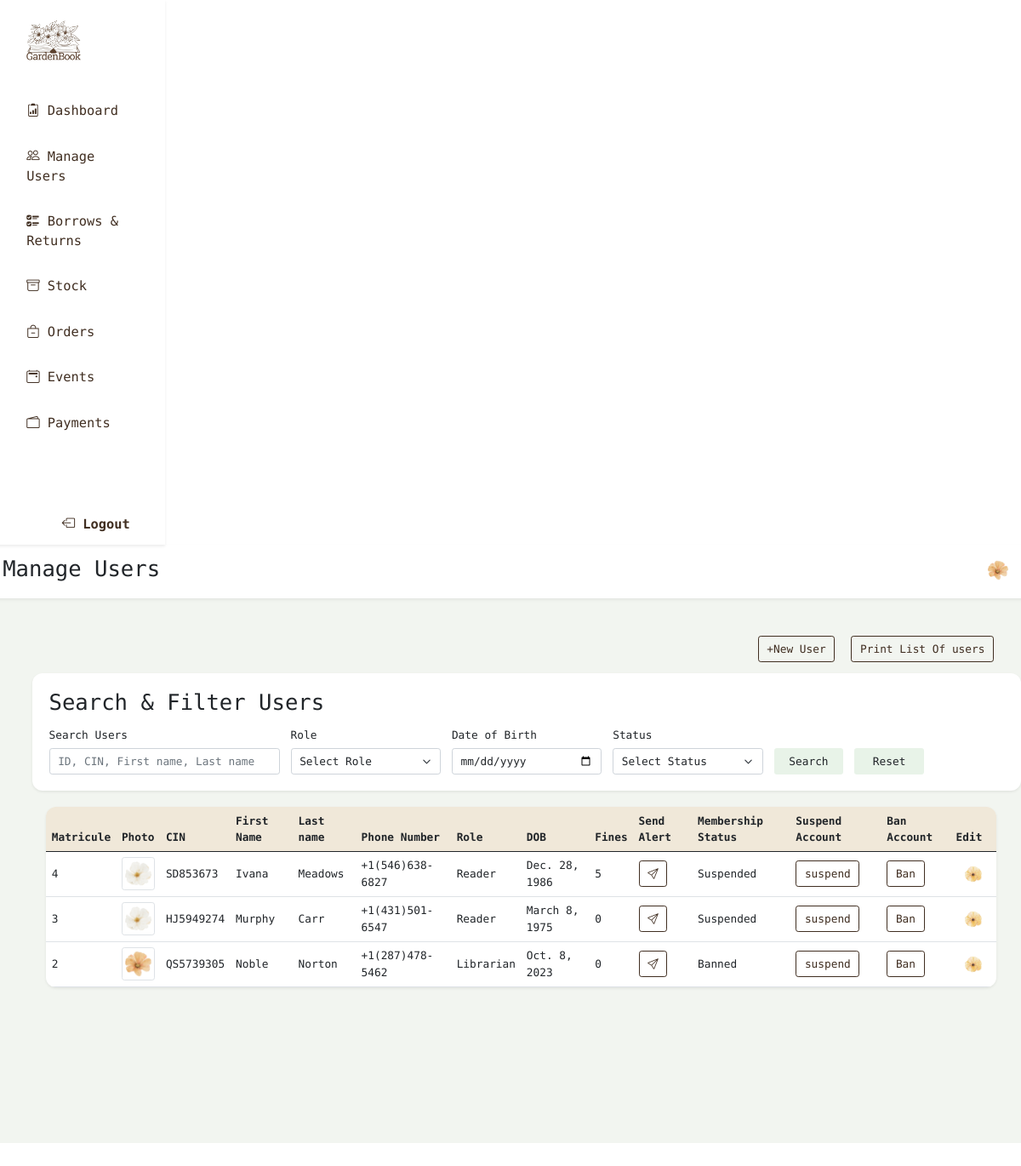
Page /manage-users (signed in) on the earlier database version.
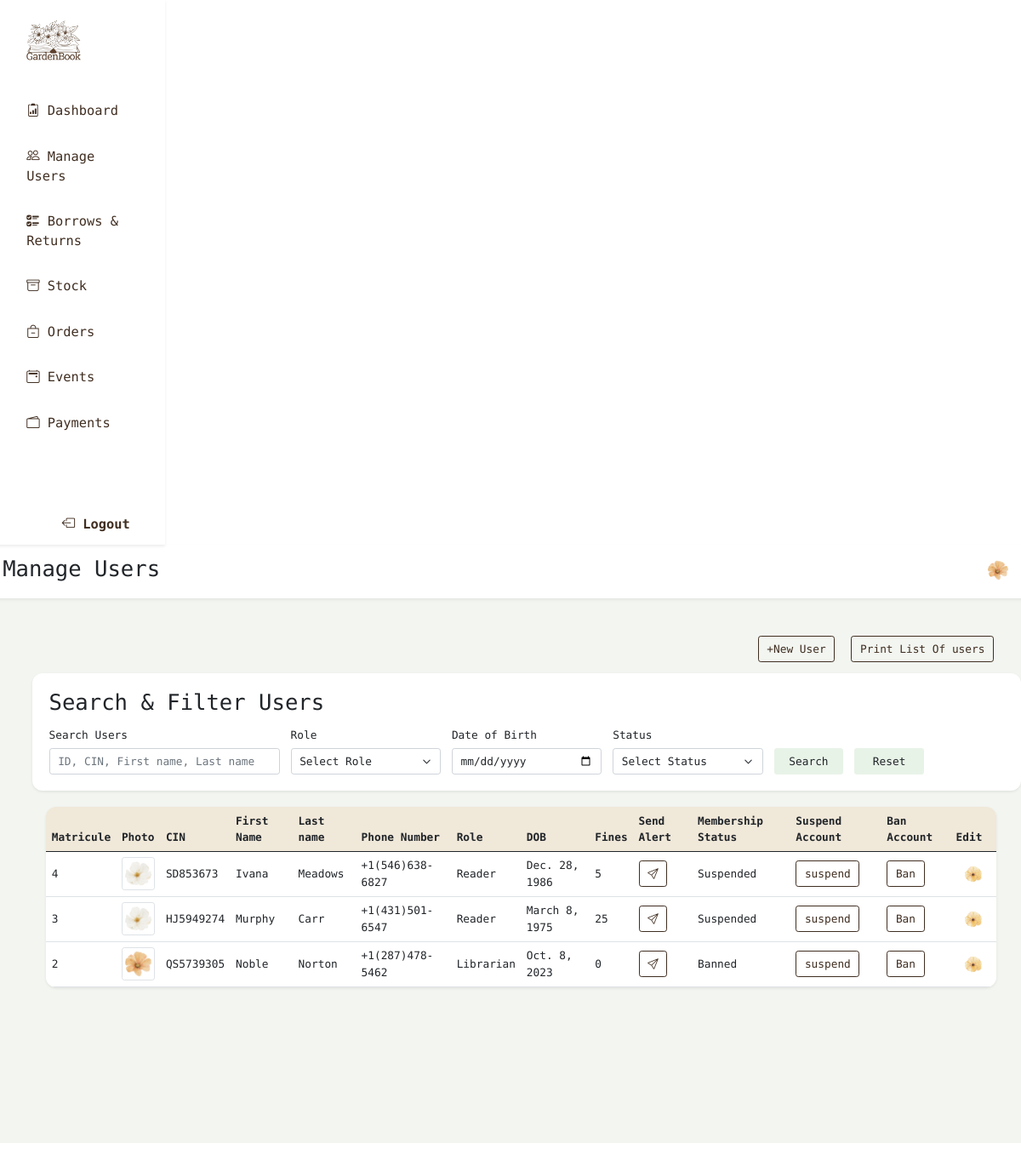
Same page on the later database version.
### theApp/models.py (models this page shows, shortened)
class Person(AbstractUser):
    cin = models.CharField(max_length=20, unique=True, default="")
    profile_pic = models.ImageField(upload_to='profile_pics/', null=True, blank=True)
    first_name = models.CharField(max_length=50)
    last_name = models.CharField(max_length=50)
    role = models.CharField(max_length=20,choices=RoleName.choices, default=RoleName.READER)
    dob = models.DateField(null=True, blank=True)
    phone = models.CharField(max_length=15, null=True, blank=True)
    status = models.CharField(max_length=20, choices=MembershipStatus.choices, default=MembershipStatus.ACTIVE)
    address = models.CharField(max_length=255, null=True, blank=True)
    city = models.CharField(max_length=100, null=True, blank=True)
    postal_code = models.CharField(max_length=20, null=True, blank=True)
    country = models.CharField(max_length=100, null=True, blank=True)
    bio = models.CharField(max_length=300, null=True, blank=True)
    unread_alerts = models.IntegerField(default=0)
    class Meta:
        ordering = ['-date_joined']

### theApp/views.py (the view, shortened to what this page needs)
# urls.py: path('manage-users', views.users, name="manage-users"),
@login_required(login_url='login')
def users(request):
  users = Person.objects.filter(is_superuser=False)
  user_fines = {}
  q = request.GET.get('q')
  filters = Q()
  role = request.GET.get('role')
  dob = request.GET.get('dob')
  status = request.GET.get('membershipStatus')
  if role:
    filters &= Q(role__iexact=role)
  if dob:
    filters &= Q(dob=dob)
  if status:
    filters &= Q(status__iexact=status)
  users = users.filter(filters)
  for user in users:
    total_fine = Borrow.objects.filter(borrower=user, is_fine_paid=False).aggregate(total=Sum('fine'))['total'] or 0
    user_fines[user.id] = total_fine
    if total_fine > 0 and user.status != 'Suspended':
      user.status = 'Suspended'
      user.save(update_fields=['status'])
  context = {'users': users, 'user_fines': user_fines}
  return render(request, 'manageUsers.html', context)

### theApp/templatetags/custom_filters.py (called while the page is built)
@register.filter
def get_item(dictionary, key):
    return dictionary.get(key, 'No fines')

### templates/manageUsers.html (shortened to what the changed rows need)
{% extends 'baseLibrarian.html' %}
{% load static %}
{% load custom_filters %}
{% block page %}Manage Users{% endblock %}
{% block content %}
<div class="container-fluid row m-2">
  <div class="container-fluid row m-2">
    <div class="container bg-white shadow-sm rounded-20 m-2 p-4 mb-4">
      <h2 class="mb-3">Search & Filter Users</h2>
    </div>
    <div class="col mx-3">
      <div class="overflow-hidden shadow-sm p-0 rounded-20">
        <table class="table align-middle m-0">
          <thead class="bg-brown-second">
            <tr>
              <th>Matricule</th>
              <th>Photo</th>
              <th>CIN</th>
              <th>First Name</th>
              <th>Last name</th>
              <th>Phone Number</th>
              <th>Role</th>
              <th>DOB</th>
              <th>Fines</th>
              <th>Send Alert</th>
              <th>Membership Status</th>
              {% if request.user.is_authenticated and request.user.role == 'Administrator' %}
              <th>Suspend Account</th>
              <th>Ban Account</th>
              <th>Edit</th>
              {% endif %}
            </tr>
          </thead>
          <tbody class="bg-white">
            {% for user in users %}
            <tr class="clickable-row" data-href="{% url 'profile' user.id %}">
              <td>{{user.id}}</td>
              <td>
                {% if user.profile_pic %}
                <img src="{{ user.profile_pic.url }}" alt="{{ user.first_name }}" class="img-thumbnail" width="50">
                {% else %}
                <img src="{% static 'profile_pic2.png' %}" alt="Default User" class="img-thumbnail" width="50">
                {% endif %}
              </td>
              <td>{{user.cin}}</td>
              <td>{{user.first_name}}</td>
              <td>{{user.last_name}}</td>
              <td>{{user.phone}}</td>
              <td>{{user.role}}</td>
              <td>{{user.dob}}</td>
              <td>
                {{ user_fines|get_item:user.id }}
              </td>
              <td>
                <a href="{% url 'send_fine_alert' user.id %}" class="btn btn-outline-brown">
                  <i class="bi bi-send"></i>
                </a>
              </td>
              <td>{{user.status}}</td>
              {% if request.user.is_authenticated and request.user.role == 'Administrator' %}
              <td>
                <button class="btn btn-outline-brown" data-bs-toggle="modal"
                  data-bs-target="#suspendModal{{ user.id }}">suspend</button>
              </td>
              <td>
                <button class="btn btn-outline-brown" data-bs-toggle="modal"
                  data-bs-target="#banModal{{ user.id }}">Ban</button>
              </td>
              <td>
                <a href="{% url 'edit-user' user.id %}" class="btn bg-white"><img src="{% static 'edit_icon.png' %}"
                    alt="#" class="border-light" width="25"></a>
              </td>
              {% endif %}
            </tr>
            {% endfor %}
          </tbody>
        </table>
      </div>
    </div>
  </div>
</div>
{% endblock %}

Differences in the rows shown:
changed Person "HJ5949274": id "0" → "25"
